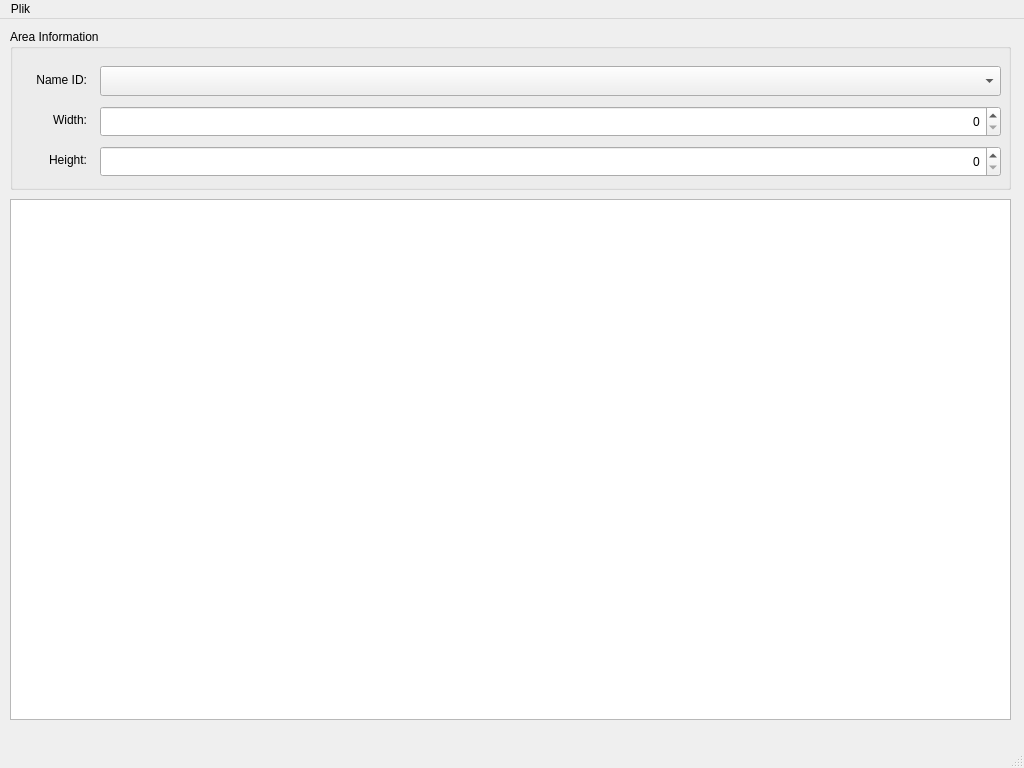
<?xml version="1.0" encoding="UTF-8"?>
<ui version="4.0">
 <class>AreaEditor</class>
 <widget class="QMainWindow" name="AreaEditor">
  <property name="geometry">
   <rect>
    <x>0</x>
    <y>0</y>
    <width>1024</width>
    <height>768</height>
   </rect>
  </property>
  <property name="windowTitle">
   <string>Area Editor</string>
  </property>
  <widget class="QWidget" name="centralwidget">
   <widget class="QGraphicsView" name="areaView">
    <property name="geometry">
     <rect>
      <x>10</x>
      <y>180</y>
      <width>1001</width>
      <height>521</height>
     </rect>
    </property>
   </widget>
   <widget class="QGroupBox" name="areaDataBox">
    <property name="geometry">
     <rect>
      <x>10</x>
      <y>10</y>
      <width>1001</width>
      <height>161</height>
     </rect>
    </property>
    <property name="title">
     <string>Area Information</string>
    </property>
    <widget class="QLabel" name="widthLabel">
     <property name="geometry">
      <rect>
       <x>10</x>
       <y>80</y>
       <width>67</width>
       <height>22</height>
      </rect>
     </property>
     <property name="text">
      <string>Width:</string>
     </property>
     <property name="alignment">
      <set>Qt::AlignRight|Qt::AlignTrailing|Qt::AlignVCenter</set>
     </property>
    </widget>
    <widget class="QLabel" name="heightLabel">
     <property name="geometry">
      <rect>
       <x>10</x>
       <y>120</y>
       <width>67</width>
       <height>22</height>
      </rect>
     </property>
     <property name="text">
      <string>Height:</string>
     </property>
     <property name="alignment">
      <set>Qt::AlignRight|Qt::AlignTrailing|Qt::AlignVCenter</set>
     </property>
    </widget>
    <widget class="QLabel" name="nameIDLabel">
     <property name="geometry">
      <rect>
       <x>10</x>
       <y>40</y>
       <width>67</width>
       <height>22</height>
      </rect>
     </property>
     <property name="text">
      <string>Name ID:</string>
     </property>
     <property name="alignment">
      <set>Qt::AlignRight|Qt::AlignTrailing|Qt::AlignVCenter</set>
     </property>
    </widget>
    <widget class="QComboBox" name="nameIDBox">
     <property name="geometry">
      <rect>
       <x>90</x>
       <y>37</y>
       <width>901</width>
       <height>30</height>
      </rect>
     </property>
    </widget>
    <widget class="QSpinBox" name="widthBox">
     <property name="geometry">
      <rect>
       <x>90</x>
       <y>77</y>
       <width>901</width>
       <height>31</height>
      </rect>
     </property>
     <property name="alignment">
      <set>Qt::AlignRight|Qt::AlignTrailing|Qt::AlignVCenter</set>
     </property>
     <property name="maximum">
      <number>999999999</number>
     </property>
    </widget>
    <widget class="QSpinBox" name="heightBox">
     <property name="geometry">
      <rect>
       <x>90</x>
       <y>117</y>
       <width>901</width>
       <height>31</height>
      </rect>
     </property>
     <property name="alignment">
      <set>Qt::AlignRight|Qt::AlignTrailing|Qt::AlignVCenter</set>
     </property>
     <property name="maximum">
      <number>999999999</number>
     </property>
    </widget>
   </widget>
  </widget>
  <widget class="QMenuBar" name="menubar">
   <property name="geometry">
    <rect>
     <x>0</x>
     <y>0</y>
     <width>1024</width>
     <height>23</height>
    </rect>
   </property>
   <widget class="QMenu" name="menuFile">
    <property name="title">
     <string>Plik</string>
    </property>
    <addaction name="actionOpen"/>
    <addaction name="actionSave"/>
    <addaction name="actionSaveAs"/>
    <addaction name="separator"/>
    <addaction name="actionExit"/>
   </widget>
   <addaction name="menuFile"/>
  </widget>
  <widget class="QStatusBar" name="statusbar">
   <property name="enabled">
    <bool>false</bool>
   </property>
  </widget>
  <action name="actionOpen">
   <property name="text">
    <string>Otwórz</string>
   </property>
  </action>
  <action name="actionSave">
   <property name="text">
    <string>Zapisz</string>
   </property>
  </action>
  <action name="actionSaveAs">
   <property name="text">
    <string>Zapisz jako</string>
   </property>
  </action>
  <action name="actionExit">
   <property name="text">
    <string>Zakończ</string>
   </property>
  </action>
 </widget>
 <resources/>
 <connections/>
</ui>
